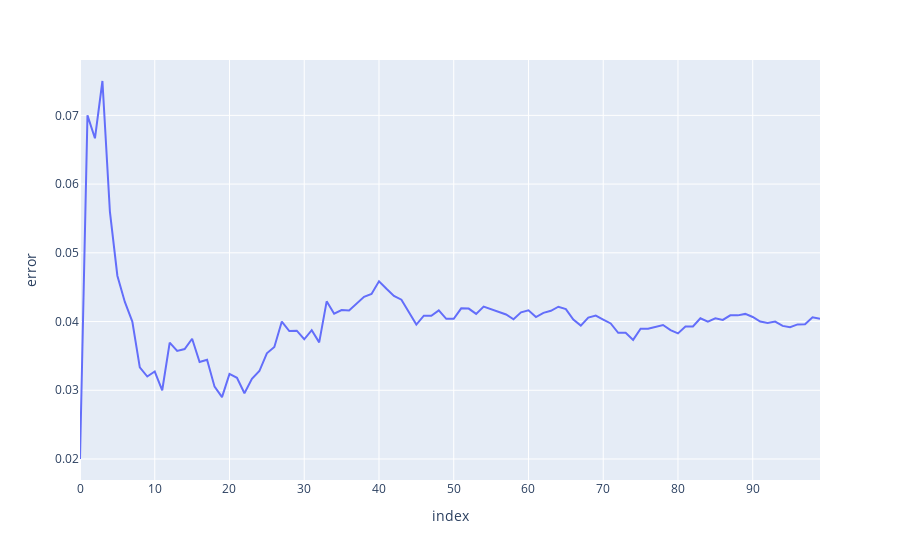

The notebook cell this image was saved under:
### Code cell
import plotly.express as px
import pandas as pd
data = pd.DataFrame({"error":np.abs(estimation_error)})
fig = px.line(data, y="error")
fig.show()
